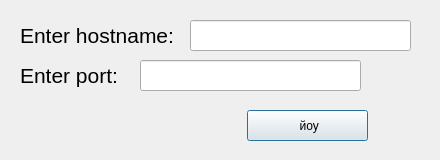
<?xml version="1.0" encoding="UTF-8"?>
<ui version="4.0">
 <class>Dialog</class>
 <widget class="QDialog" name="Dialog">
  <property name="geometry">
   <rect>
    <x>0</x>
    <y>0</y>
    <width>440</width>
    <height>160</height>
   </rect>
  </property>
  <property name="windowTitle">
   <string>Entrance</string>
  </property>
  <widget class="QLabel" name="label_3">
   <property name="geometry">
    <rect>
     <x>20</x>
     <y>20</y>
     <width>161</width>
     <height>31</height>
    </rect>
   </property>
   <property name="font">
    <font>
     <pointsize>16</pointsize>
    </font>
   </property>
   <property name="text">
    <string>Enter hostname:</string>
   </property>
  </widget>
  <widget class="QLabel" name="label_4">
   <property name="geometry">
    <rect>
     <x>20</x>
     <y>60</y>
     <width>111</width>
     <height>31</height>
    </rect>
   </property>
   <property name="font">
    <font>
     <pointsize>16</pointsize>
    </font>
   </property>
   <property name="text">
    <string>Enter port:</string>
   </property>
  </widget>
  <widget class="QLineEdit" name="enter_host">
   <property name="geometry">
    <rect>
     <x>190</x>
     <y>20</y>
     <width>221</width>
     <height>31</height>
    </rect>
   </property>
   <property name="font">
    <font>
     <pointsize>16</pointsize>
    </font>
   </property>
   <property name="text">
    <string/>
   </property>
  </widget>
  <widget class="QLineEdit" name="enter_port">
   <property name="geometry">
    <rect>
     <x>140</x>
     <y>60</y>
     <width>221</width>
     <height>31</height>
    </rect>
   </property>
   <property name="font">
    <font>
     <pointsize>16</pointsize>
    </font>
   </property>
   <property name="text">
    <string/>
   </property>
  </widget>
  <widget class="QPushButton" name="button_confirm">
   <property name="geometry">
    <rect>
     <x>247</x>
     <y>110</y>
     <width>121</width>
     <height>31</height>
    </rect>
   </property>
   <property name="text">
    <string> йоу</string>
   </property>
  </widget>
 </widget>
 <resources/>
 <connections/>
</ui>
